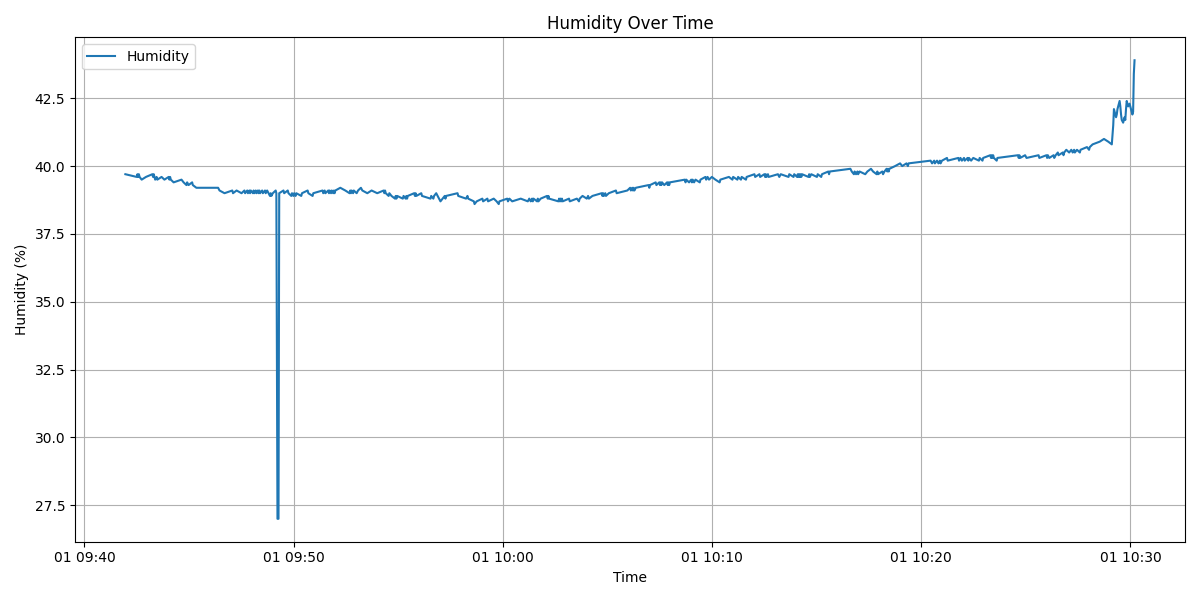

This chart was generated by the following Python code:
import pandas as pd
import matplotlib.pyplot as plt

# Load humidity data
humidity_data = pd.read_csv('DHT_22-humidity.csv')

# Convert 'time' column to datetime
humidity_data['time'] = pd.to_datetime(humidity_data['time'])

# Plot Humidity
plt.figure(figsize=(12, 6))

# Plot humidity
plt.plot(humidity_data['time'], humidity_data['value'], label='Humidity', color='tab:blue')
plt.xlabel('Time')
plt.ylabel('Humidity (%)')
plt.title('Humidity Over Time')
plt.legend()
plt.grid(True)

# Show plot
plt.tight_layout()
plt.show()
